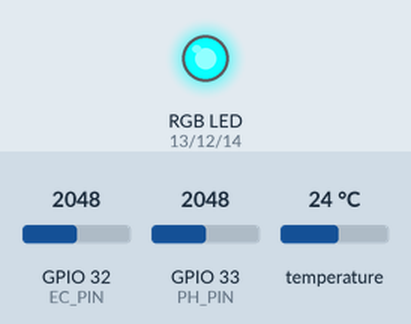
Recording of a sketch running on a simulated ESP32. On the bench: an RGB LED mixed from three pins (HIGH = lit). The test bench sets the inputs (shaded band); at power-on: GPIO 32 (EC_PIN) = 2048, GPIO 33 (PH_PIN) = 2048, temperature 24 °C. WiFi joins after 1.5 s; servers stay silent unless stated; no MQTT or app messages arrive unless stated; what the sketch prints to the serial monitor is not drawn.

Above: at 0.1 s.
At 2.7 s:
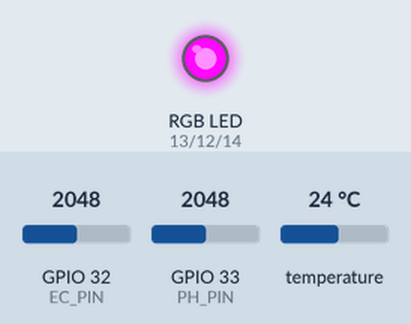
2.8 s: GPIO 32 (EC_PIN) set to 1513
At 7.2 s:
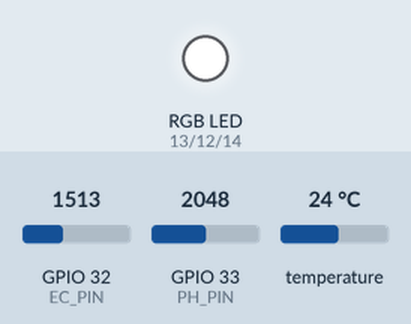
13.3 s: GPIO 32 (EC_PIN) set to 1377
17.3 s: GPIO 33 (PH_PIN) set to 3041
21.8 s: GPIO 33 (PH_PIN) set to 3118
Timing chart, 0 to 26.9 s (numbered marks = the images above; inputs shaded):
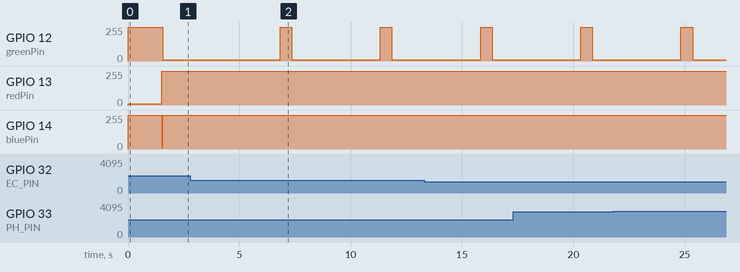

The sketch:

AWS_arduinoMqtt.ino
```cpp
// LLamado de librerias a utilizar
#include "secrets.h"
#include <WiFiClientSecure.h>
#include <ArduinoJson.h>
#include <WiFi.h>
#include <ArduinoMqttClient.h>
#include <OneWire.h>
#include <DallasTemperature.h>

//Configuracion Identificador  modulo
int deviceID = 6;

//Configuracion ubicacion modulo
float latitude = 3.290512;
float longitude = -76.570426;
char lonchar[10];
char latchar[10];


//Configuración Sensor PH
#define PH_PIN 33
float acidVoltage    = 1876;    //buffer solution 4.0 at 25C
float neutralVoltage = 1414;     //buffer solution 7.0 at 25C
float slopePH,interceptPH, slopeEC,interceptEC = 1;

//Configuración sensor EC
#define EC_PIN 32
#define RES2 820.0
#define ECREF 50
float kValue =0.993;
float highec    = 1390;    //buffer solution 4.0 at 25C
float lowec = 60;     //buffer solution 7.0 at 25C

//Configuración sensor temperatura
OneWire ourWire(15);                //Se establece el pin 4  como bus OneWire para el sensor de temperatura
DallasTemperature sensors(&ourWire); //Se declara una variable u objeto para nuestro sensor

//Configuración variables
bool ok_read = false;
float  voltagePH, voltageEC, phValue, ecValue, temperature = 19;
char phchar[7];
char ecchar[7];
char tempchar[7];
// Red, green, and blue pins for PWM control
const int redPin = 13;     // 13 corresponds to GPIO13
const int greenPin = 12;   // 12 corresponds to GPIO12
const int bluePin = 14;    // 14 corresponds to GPIO14

// Setting PWM frequency, channels and bit resolution
const int freq = 5000;
const int redChannel = 0;
const int greenChannel = 1;
const int blueChannel = 2;

// Bit resolution 2^8 = 256
const int resolution = 8;


// The MQTT topics, cargar información y recibir información
#define AWS_IOT_PUBLISH_TOPIC "esp32/pub"
#define AWS_IOT_SUBSCRIBE_TOPIC "esp32/send"

WiFiClientSecure net;
//MQTTClient client = MQTTClient(256);
MqttClient client(net);

void connectAWS(){
  ledcWrite(redChannel, 10);
  ledcWrite(greenChannel, 255);
  ledcWrite(blueChannel, 255);
  WiFi.mode(WIFI_STA);
  WiFi.begin(WIFI_SSID, WIFI_PASSWORD);

  Serial.println("Connecting to Wi-Fi");

  while (WiFi.status() != WL_CONNECTED){
    delay(500);
    Serial.print(".");
  }
  ledcWrite(redChannel, 255);
  ledcWrite(greenChannel, 255);
  ledcWrite(blueChannel, 10);

  // Configure WiFiClientSecure to use the AWS IoT device credentials
  net.setCACert(AWS_CERT_CA);
  net.setCertificate(AWS_CERT_CRT);
  net.setPrivateKey(AWS_CERT_PRIVATE);
  client.setId(THINGNAME);

  if (!client.connect(AWS_IOT_ENDPOINT, 8883)) {
    Serial.print("MQTT connection failed! Error code = ");
    Serial.println(client.connectError());

    while (1);
  }

  Serial.println("You're connected to the MQTT broker!");
  Serial.println();

  // set the message receive callback
  //client.onMessage(callback);

  int subscribeQos = 0;

  // Subscribe to a topic
  client.subscribe(AWS_IOT_SUBSCRIBE_TOPIC,subscribeQos);
  //client.subscribe(AWS_IOT_PUBLISH_TOPIC);

  Serial.println("AWS IoT Connected!");
  ledcWrite(redChannel, 255);
  ledcWrite(greenChannel, 10);
  ledcWrite(blueChannel, 255);
}

void publishMessage(int deviceID, char* latchar, char* lonchar,char* tempchar, char* ecchar, char* phchar){
  StaticJsonDocument<512> doc;
  JsonObject info = doc.to<JsonObject>();
  info["deviceId"] = deviceID;
  info["latitude"] = latchar;
  info["longitude"] = lonchar;
  JsonObject measurementValues = info.createNestedObject("measurementValues");
  measurementValues["Temperatura del Agua [°Celsius]"] = tempchar;
  measurementValues["Conductividad [µs/cm]"] = ecchar;
  measurementValues["pH [Unidades de pH]"] = phchar;
  info["takenAt"]= "2023-11-28T13:30:10Z";
  info["apiKey"]= "a75527eedf103e9d657b2ffe8b1e8a0e";

  char jsonBuffer[512];

  serializeJson(info, jsonBuffer); // print to client
  Serial.println(jsonBuffer);
  client.beginMessage(AWS_IOT_PUBLISH_TOPIC);
  client.print(jsonBuffer);
  client.endMessage();
  //serializeJson(info, Serial); // print to client


}

void callback(char* topic, byte* payload, unsigned int length) {
String incommingMessage = " ";
for (int i = 0; i < length; i++) incommingMessage+=(char)payload[i];
Serial.println("Message arrived [" + String(topic) + "] " + incommingMessage);
// check for other commands
/* else if( strcmp(topic,command2_topic) == 0){
if (incommingMessage.equals(“1”)) { } // do something else
}
*/
}
void setup(){
  Serial.begin(115200);
  ledcSetup(redChannel, freq, resolution);
  ledcSetup(greenChannel, freq, resolution);
  ledcSetup(blueChannel, freq, resolution);

  // attach the channel to the GPIO to be controlled
  ledcAttachPin(redPin, redChannel);
  ledcAttachPin(greenPin, greenChannel);
  ledcAttachPin(bluePin, blueChannel);
  sensors.begin();
  connectAWS();
}

void loop() {

  client.poll();
  static unsigned long timepoint = millis();
  if(millis()-timepoint>4500U){
    //time interval: 1s
    timepoint = millis();
    sensors.requestTemperatures();   //Se envía el comando para leer la temperatura
    temperature = sensors.getTempCByIndex(0);
    dtostrf(temperature,7,3,tempchar);
    Serial.print("Temperatura: ");
    Serial.print(tempchar);
    Serial.println(" ºC");

    voltagePH = analogRead(PH_PIN)/4095.0*3300;          // read the ph voltage
    //Serial.print("PHconver: ");
    //Serial.println(voltagePH);
    slopePH = (7.0-4.0)/((neutralVoltage-1500)/3.0 - (acidVoltage-1500)/3.0);  // two point: (_neutralVoltage,7.0),(_acidVoltage,4.0)
    interceptPH =  7.0 - slopePH*(neutralVoltage-1500)/3.0;
    phValue = slopePH*(voltagePH-1500)/3.0+interceptPH;  //y = k*x + b
    dtostrf(phValue,7,3,phchar);
    Serial.print("pH: ");
    Serial.println(phchar);
    voltageEC = analogRead(EC_PIN)/4095.0*3300;
    //Serial.print("ECconver: ");
    //Serial.println(voltageEC);
    slopeEC = (12.88-1.41)/((highec) - (lowec));
    interceptEC =  (12.88 - slopeEC*highec);
    ecValue = slopeEC*voltageEC + interceptPH-6.44 ;  //y = k*x + b
    //ecValue = rawEC * kValue;             //calculate the EC value after automatic shift
    //ecValue = ecValue / (1.0+0.0185*(temperature-25.0));  //temperature compensation
    dtostrf(ecValue,7,3,ecchar);
    Serial.print("EC: ");
    Serial.print(ecchar);
    Serial.println(" ms/cm");

    ok_read=true;
    }
    if(ok_read == true){
      dtostrf(latitude,10,6,latchar);
      dtostrf(longitude,10,6,lonchar);
      ledcWrite(redChannel, 255);
      ledcWrite(greenChannel, 255);
      ledcWrite(blueChannel, 255);
      publishMessage(deviceID,latchar,lonchar,tempchar,ecchar,phchar);
      ok_read=false;
      delay(500);
      ledcWrite(redChannel, 255);
      ledcWrite(greenChannel, 10);
      ledcWrite(blueChannel, 255);
      }
}
```

secrets.h
```cpp
#include <pgmspace.h>

#define SECRET
#define THINGNAME "Chontaduro_Cali_Movil_A"

const char WIFI_SSID[] = "F VILLALOBOS ";
const char WIFI_PASSWORD[] = "2022.Sigrid";
const char AWS_IOT_ENDPOINT[] = "a2o7mu7qixo0ua-ats.iot.us-east-2.amazonaws.com";

// Amazon Root CA 1
static const char AWS_CERT_CA[] PROGMEM = R"EOF(-----BEGIN CERTIFICATE-----
MIIDQTCCAimgAwIBAgITBmyfz5m/jAo54vB4ikPmljZbyjANBgkqhkiG9w0BAQsF
ADA5MQswCQYDVQQGEwJVUzEPMA0GA1UEChMGQW1hem9uMRkwFwYDVQQDExBBbWF6
b24gUm9vdCBDQSAxMB4XDTE1MDUyNjAwMDAwMFoXDTM4MDExNzAwMDAwMFowOTEL
MAkGA1UEBhMCVVMxDzANBgNVBAoTBkFtYXpvbjEZMBcGA1UEAxMQQW1hem9uIFJv
b3QgQ0EgMTCCASIwDQYJKoZIhvcNAQEBBQADggEPADCCAQoCggEBALJ4gHHKeNXj
ca9HgFB0fW7Y14h29Jlo91ghYPl0hAEvrAIthtOgQ3pOsqTQNroBvo3bSMgHFzZM
9O6II8c+6zf1tRn4SWiw3te5djgdYZ6k/oI2peVKVuRF4fn9tBb6dNqcmzU5L/qw
IFAGbHrQgLKm+a/sRxmPUDgH3KKHOVj4utWp+UhnMJbulHheb4mjUcAwhmahRWa6
VOujw5H5SNz/0egwLX0tdHA114gk957EWW67c4cX8jJGKLhD+rcdqsq08p8kDi1L
93FcXmn/6pUCyziKrlA4b9v7LWIbxcceVOF34GfID5yHI9Y/QCB/IIDEgEw+OyQm
jgSubJrIqg0CAwEAAaNCMEAwDwYDVR0TAQH/BAUwAwEB/zAOBgNVHQ8BAf8EBAMC
AYYwHQYDVR0OBBYEFIQYzIU07LwMlJQuCFmcx7IQTgoIMA0GCSqGSIb3DQEBCwUA
A4IBAQCY8jdaQZChGsV2USggNiMOruYou6r4lK5IpDB/G/wkjUu0yKGX9rbxenDI
U5PMCCjjmCXPI6T53iHTfIUJrU6adTrCC2qJeHZERxhlbI1Bjjt/msv0tadQ1wUs
N+gDS63pYaACbvXy8MWy7Vu33PqUXHeeE6V/Uq2V8viTO96LXFvKWlJbYK8U90vv
o/ufQJVtMVT8QtPHRh8jrdkPSHCa2XV4cdFyQzR1bldZwgJcJmApzyMZFo6IQ6XU
5MsI+yMRQ+hDKXJioaldXgjUkK642M4UwtBV8ob2xJNDd2ZhwLnoQdeXeGADbkpy
rqXRfboQnoZsG4q5WTP468SQvvG5-----END CERTIFICATE-----)EOF";

// Device Certificate
static const char AWS_CERT_CRT[] PROGMEM = R"KEY(-----BEGIN CERTIFICATE-----
MIIDWTCCAkGgAwIBAgIUXf7/j0wwQrgGhD18ztzeoVC3PwkwDQYJKoZIhvcNAQEL
BQAwTTFLMEkGA1UECwxCQW1hem9uIFdlYiBTZXJ2aWNlcyBPPUFtYXpvbi5jb20g
SW5jLiBMPVNlYXR0bGUgU1Q9V2FzaGluZ3RvbiBDPVVTMB4XDTIzMTEyNzIzMDUz
OFoXDTQ5MTIzMTIzNTk1OVowHjEcMBoGA1UEAwwTQVdTIElvVCBDZXJ0aWZpY2F0
ZTCCASIwDQYJKoZIhvcNAQEBBQADggEPADCCAQoCggEBAOusR+1gG5hVxwXoyzJQ
MnSlOl+ZSrPM5iU0gn/nX2pSnwNu7+eaybb/BRCGoLVzVTaafdTZujGtPDigb6r4
LTvg74c6jlKaYgP4+UDBPHUJwmwfn3xIKF5gVapsDFfgNjvY0mmY5IJO8eMCp8TE
Ub53bwD2RFmoEQM0E86rLcxI+50G4sYQosfsJaYIwPDPnHZF/CSp1q9Is0gXqU5/
2h0eUfvO4nCp4Ys/4G1a630WBi2wPNGvoI9IPP1I7FryZMO2O+aYpT2UsiqhVUPM
d8Vg5zhN4ynvoctdEUefx0VRC87FTYYoQV4DAvb3E8pADovCx7yW7q7eLnDrBQIl
5JkCAwEAAaNgMF4wHwYDVR0jBBgwFoAUyTqlqtkH8hMC2sCmo5wuile+iO8wHQYD
VR0OBBYEFBIYcACZ75+wSaycf7glFAF6ETe3MAwGA1UdEwEB/wQCMAAwDgYDVR0P
AQH/BAQDAgeAMA0GCSqGSIb3DQEBCwUAA4IBAQCxMHdrjuMLOL5cVUZOSsHjKMWF
CicSvziC/SjxcejclI1UkPsUrKDdP11Vn203h+qy80jQVW+RLq4DnxJ6BuqpdzD9
we4CqKTBRtIGZB7tUKjJecWdX3lkkHWKYSkp1YRUmK/MEFCN+HKGym7Oja+sei5Y
PMW97m6ovMtb5jdvibVi6vL816uAJnRAq1Maeg2osF4RQH1BKEjf5hWRZH20Bj2R
mR4R+kQ0UntZ2J4SAULiIRu2Ml2tk3E40PtQeNgHx0xNGvn2y58m1oxjFGi2tThk
FHxOzbnIMkfNTBdS0w7+O00Fm/Nw4knRKr7bP5PnDYWl4vbibDtNx0lXECGM
-----END CERTIFICATE-----)KEY";

// Device Private Key
static const char AWS_CERT_PRIVATE[] PROGMEM = R"KEY(-----BEGIN RSA PRIVATE KEY-----
MIIEowIBAAKCAQEA66xH7WAbmFXHBejLMlAydKU6X5lKs8zmJTSCf+dfalKfA27v
55rJtv8FEIagtXNVNpp91Nm6Ma08OKBvqvgtO+DvhzqOUppiA/j5QME8dQnCbB+f
fEgoXmBVqmwMV+A2O9jSaZjkgk7x4wKnxMRRvndvAPZEWagRAzQTzqstzEj7nQbi
xhCix+wlpgjA8M+cdkX8JKnWr0izSBepTn/aHR5R+87icKnhiz/gbVrrfRYGLbA8
0a+gj0g8/UjsWvJkw7Y75pilPZSyKqFVQ8x3xWDnOE3jKe+hy10RR5/HRVELzsVN
hihBXgMC9vcTykAOi8LHvJburt4ucOsFAiXkmQIDAQABAoIBAEgu32T0P997vlaw
A7SoXZvek69+OyQxCPiySZo1WsMtBSk/DFnqzgevunRiV8zbw2jTDuFnwqC+h6hs
c2dxViF19sd7huYEBStkUaukxAiw8Yy+btHZJAwsA3EMYQd1VAcmlOPlAXBsD6hR
QuOAoeztleE8jJjNYlCR3dM6GO/tgB2sqjQ7PhI1MELrp+OatF5pW4b/LK3NHdBl
3ZK2ZOURgdJpwvF8pUqpRSaVaC62ZPoIzD16CHN+I5xDIG86gk1VqZ5C83zA/qYt
yDsL+LbNIAiT6IEDQsop8D/o5D0MHq2f/id+19w/e/8qsV/EQQMZL3HciHslMI0L
i65rHwECgYEA/jNNf4HJeto0sk7x4jJzz2mnh697iVWAysh2w1w0ZBTmA2rgXhqM
G+ztRIUQWKgzuCmfWSMLT0w7zbZ3/bOKRvWElqWJibuUFRuDYCuH4Hdw8MPY76gR
+vf77On18EW6HiRg22bHpT88KL/+A+nLqVqBfH5mYqPHyOj5wv2l+SECgYEA7Vdm
d2SaLVSOnurWz9tkAHT74zEBNchbHQlEkElzx5wq54gzbpnxwzrJoGlFx//KwMqd
U63zHzXuNSqyuSLMC7KSBiFcA5LHoD7FavBY2LhD0ZnqGnUTvdcbYBrfL4VX2nML
7UoGYyzGkZaaK2FOuXMwGGg2aMV4eXl0CQXapHkCgYAy6oXAX3fC4sghWwy6GQ73
YZtL40tkU7sLYyHeua5IyaLU1miAkOK1iTxxOBHxICfT4IppaUqPpJ5p8v2P1JGC
6xSWtCubafYcUDl9XtrFjEcUAraGMmz/jwJoDujTKrQ/61t3NtwQbl0XcHVpxT+k
+VrsW8kYQuP2iyvT8ch34QKBgDP+YpcjNddaX8gWoCp24GhtOEUkFiTHGJa60gdd
3/xJjOid4M6I8PqY5VS72yqeMbeca2zKfalHskB5cx+1rMefPfgT1Ml/nTXQqoTr
1Drd2xWOx0c2gLWk6v1ZxazuZDmZ3HIGNnIBfBqmyG1aatmbj1y5b7nyEJtj7PSR
EL3ZAoGBAOZ4mmLuRYgZUIpInOuWbIscn+aJYE9DleF9+wUGPiPnHRXbFbzM6Nwk
LG2/W0h9ydck6GcCRp8WguI5OOO328w3Xfct+B/Bfa/jvcUy2XNPjfqgNIl1wYPv
Nn1TH2JZOEvhsNLpxRQ4nDHViUppkN2kfIJ/z/bNf9H/sEHAe62w
-----END RSA PRIVATE KEY-----)KEY";
```

Measured:
- by itself, GPIO 12 (greenPin): alternates 255/255 for 0.52 s and 10/255 for 4.0 s
